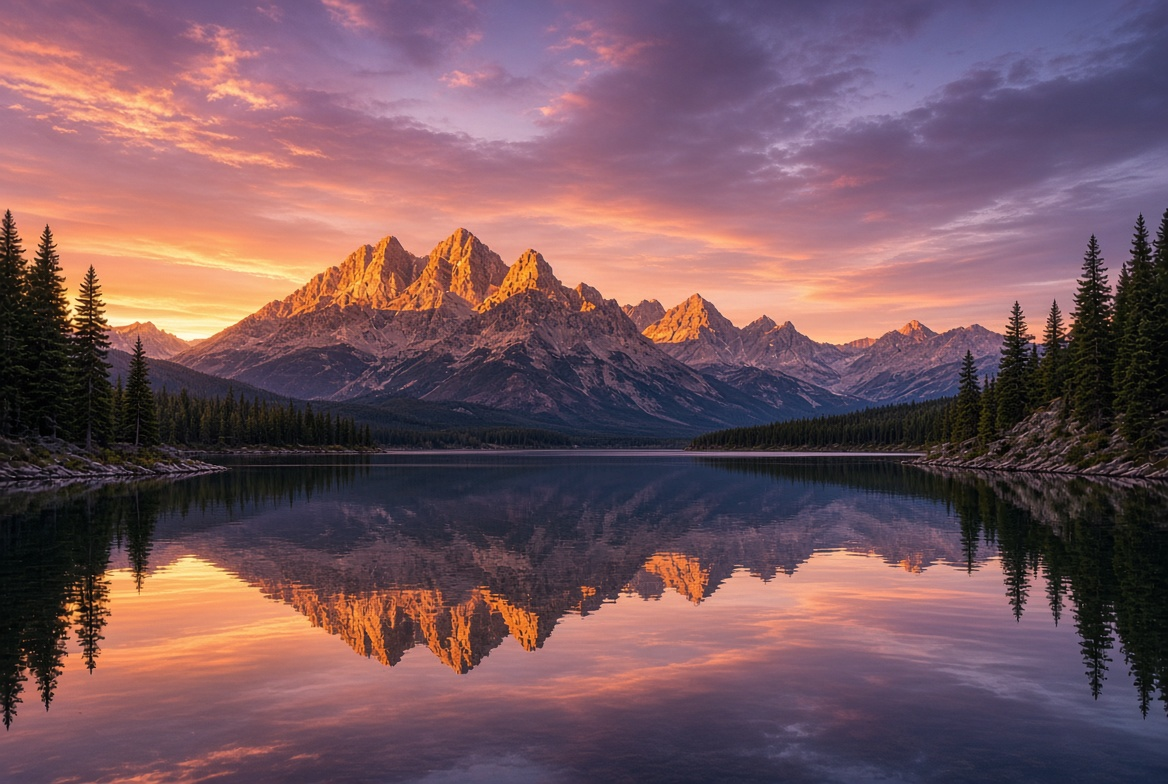
#> input picture assets/example-source.jpg, 1168 x 784 px
$ python slice_carousel.py ../../../assets/example-source.jpg
#> lines starting #> are read from the running program, lines starting #| are printed output that depends on the picture
#> in main, img is the input picture: PIL image 1168x784 RGB; mean R, G, B 118.7, 87, 94.9
#| Original size: (1168, 784)
#!/usr/bin/env python3
"""
X Vertical Carousel Slicer
Transforms an image into 20 equal vertical slices for X (Twitter) carousel posts.
"""

import argparse
import sys
from pathlib import Path
from PIL import Image
import zipfile

def resize_to_height(image: Image.Image, target_height: int = 1200) -> Image.Image:
    """Resize image to target height while maintaining aspect ratio."""
#> called with target_height = 1200
    if image.mode not in ("RGB", "RGBA"):
        image = image.convert("RGB")
    width, height = image.size
#> width = 1168; height = 784
    if height == target_height:
        return image
    ratio = target_height / height
#> ratio = 1.53
    new_width = int(width * ratio)
#> new_width = 1787
    return image.resize((new_width, target_height), Image.Resampling.LANCZOS)
#| Resized to: (1787, 1200)

def create_slices(image: Image.Image, num_slices: int = 20, quality: int = 95) -> list[Path]:
    """Divide image into num_slices equal vertical slices from left to right."""
#> called with num_slices = 20, quality = 95
    width, height = image.size
#> width = 1787; height = 1200
    base_slice_width = width // num_slices
#> base_slice_width = 89
    remainder = width % num_slices
#> remainder = 7

    output_paths = []
    x_offset = 0

    for i in range(num_slices):
        # Distribute remainder pixels to the first 'remainder' slices
        slice_width = base_slice_width + (1 if i < remainder else 0)
        box = (x_offset, 0, x_offset + slice_width, height)
        slice_img = image.crop(box)

        filename = f"part_{i+1:02d}.jpg"
        output_path = Path(filename)
        slice_img.save(output_path, "JPEG", quality=quality, optimize=True)
        output_paths.append(output_path)
        x_offset += slice_width
#> this loop made 20 passes
#> pass 1, in create_slices, `slice_img = image.crop(box)`:
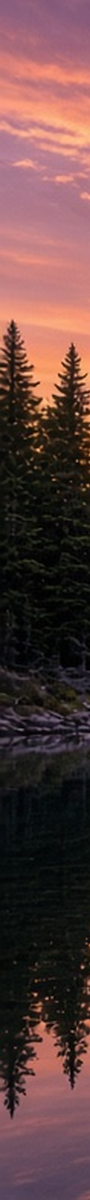
#> slice_img: PIL image 90x1200 RGB; mean R, G, B 92.5, 63.5, 62.3
#> pass 2, in create_slices, `slice_img = image.crop(box)`:
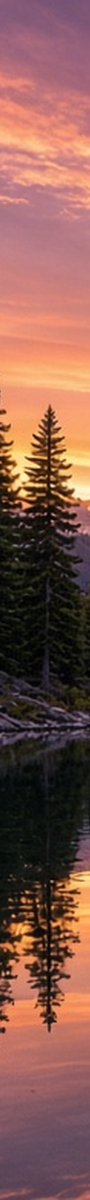
#> slice_img: PIL image 90x1200 RGB; mean R, G, B 132.3, 88.3, 78.7
#> pass 3, in create_slices, `slice_img = image.crop(box)`:
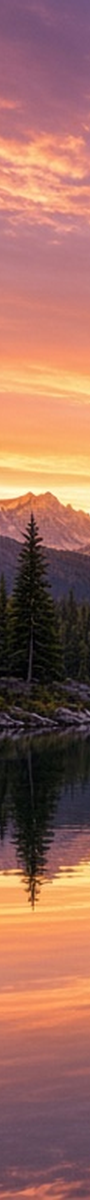
#> slice_img: PIL image 90x1200 RGB; mean R, G, B 154.9, 105.5, 92.4
#> after the loop:
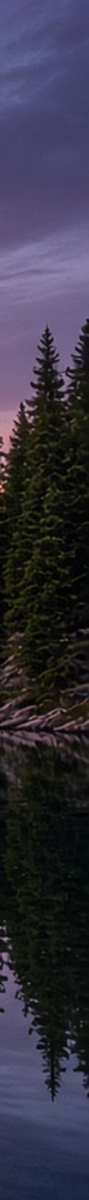
#> slice_img: PIL image 89x1200 RGB; mean R, G, B 52.5, 50.2, 64.5
#> after the loop, output_paths = 20 items; x_offset = 1787

    return output_paths

def create_preview(slices: list[Path], preview_height: int = 200) -> Path:
    """Create a horizontal preview of all slices side by side."""
    if not slices:
        return None
    first = Image.open(slices[0])
    slice_width = first.width
    total_width = sum(Image.open(s).width for s in slices)
    preview = Image.new("RGB", (total_width, first.height))
    x = 0
    for s in slices:
        img = Image.open(s)
        preview.paste(img, (x, 0))
        x += img.width
    # Scale down for preview
    ratio = preview_height / preview.height
    new_w = int(preview.width * ratio)
    preview = preview.resize((new_w, preview_height), Image.Resampling.LANCZOS)
    preview_path = Path("preview_carousel.jpg")
    preview.save(preview_path, "JPEG", quality=90)
    return preview_path

def create_zip(files: list[Path], zip_name: str = "x_carousel_slices.zip") -> Path:
    """Package all slice files into a single ZIP."""
    zip_path = Path(zip_name)
    with zipfile.ZipFile(zip_path, "w", zipfile.ZIP_DEFLATED) as zf:
        for f in files:
            zf.write(f, f.name)
    return zip_path

def main():
    parser = argparse.ArgumentParser(description="Slice image into vertical parts for X carousel")
    parser.add_argument("input_image", type=Path, help="Path to the input image")
    parser.add_argument("--slices", type=int, default=20, choices=range(4, 21),
                        help="Number of slices (4 to 20, default: 20)")
    parser.add_argument("--output-dir", type=Path, default=Path("."), help="Output directory")
    parser.add_argument("--preview", action="store_true", help="Also generate a horizontal preview")
    parser.add_argument("--zip-name", default="x_carousel_slices.zip", help="Name of the output ZIP")
    args = parser.parse_args()

    if not args.input_image.exists():
        print(f"Error: Input image not found: {args.input_image}", file=sys.stderr)
        sys.exit(1)

    args.output_dir.mkdir(parents=True, exist_ok=True)
    original_cwd = Path.cwd()
    try:
        import os
        os.chdir(args.output_dir)

        print(f"Loading image: {args.input_image}")
        img = Image.open(args.input_image)
        print(f"Original size: {img.size}")

        resized = resize_to_height(img, 1200)
        print(f"Resized to: {resized.size}")

        print(f"Creating {args.slices} vertical slices...")
        slice_paths = create_slices(resized, num_slices=args.slices, quality=95)
#> slice_paths = 20 items
        print(f"Created slices: {[p.name for p in slice_paths]}")
#> (printed output is left out)

        files_to_zip = list(slice_paths)
#> files_to_zip = 20 items
        if args.preview:
            print("Generating preview...")
            preview = create_preview(slice_paths)
            if preview:
                files_to_zip.append(preview)
                print(f"Preview: {preview}")

        zip_path = create_zip(files_to_zip, args.zip_name)
#> the loop in create_zip, `for f in files:` made 20 passes
        print(f"ZIP created: {zip_path.resolve()}")
#| ZIP created: skills/x-vertical-carousel-slicer/scripts/x_carousel_slices.zip
        print(f"Total files in ZIP: {len(files_to_zip)}")
#| Total files in ZIP: 20

    finally:
        os.chdir(original_cwd)

if __name__ == "__main__":
    main()
